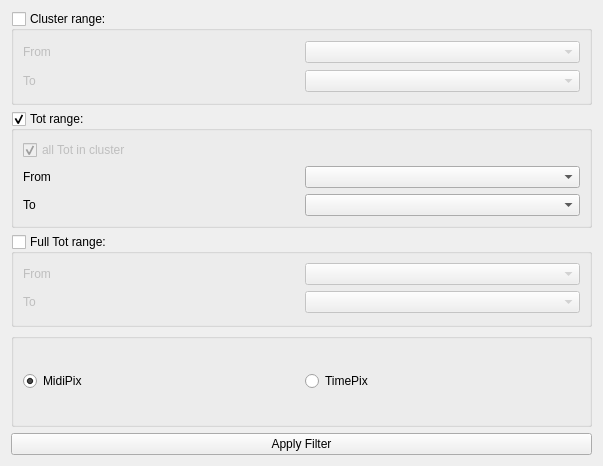
<?xml version="1.0" encoding="UTF-8"?>
<ui version="4.0">
 <class>ClogFilterPanel</class>
 <widget class="QWidget" name="ClogFilterPanel">
  <property name="geometry">
   <rect>
    <x>0</x>
    <y>0</y>
    <width>603</width>
    <height>466</height>
   </rect>
  </property>
  <property name="windowTitle">
   <string>Form</string>
  </property>
  <layout class="QVBoxLayout" name="verticalLayout">
   <item>
    <widget class="QGroupBox" name="clusterRangeGroup">
     <property name="toolTip">
      <string>&lt;html&gt;&lt;head/&gt;&lt;body&gt;&lt;p&gt;Enable/Disable cluster range (when &lt;span style=&quot; font-weight:600;&quot;&gt;Disabled&lt;/span&gt; - selected all range)&lt;/p&gt;&lt;/body&gt;&lt;/html&gt;</string>
     </property>
     <property name="title">
      <string>Cluster range:</string>
     </property>
     <property name="checkable">
      <bool>true</bool>
     </property>
     <property name="checked">
      <bool>false</bool>
     </property>
     <layout class="QGridLayout" name="gridLayout">
      <item row="2" column="1">
       <widget class="QComboBox" name="clusterRangeEnd"/>
      </item>
      <item row="1" column="0">
       <widget class="QLabel" name="label">
        <property name="text">
         <string>From</string>
        </property>
        <property name="alignment">
         <set>Qt::AlignLeading|Qt::AlignLeft|Qt::AlignVCenter</set>
        </property>
       </widget>
      </item>
      <item row="2" column="0">
       <widget class="QLabel" name="label_2">
        <property name="text">
         <string>To</string>
        </property>
        <property name="alignment">
         <set>Qt::AlignLeading|Qt::AlignLeft|Qt::AlignVCenter</set>
        </property>
       </widget>
      </item>
      <item row="1" column="1">
       <widget class="QComboBox" name="clusterRangeBegin"/>
      </item>
     </layout>
    </widget>
   </item>
   <item>
    <widget class="QGroupBox" name="totRangeGroup">
     <property name="toolTip">
      <string>&lt;html&gt;&lt;head/&gt;&lt;body&gt;&lt;p&gt;Enable/DisableTot range (when &lt;span style=&quot; font-weight:600;&quot;&gt;Disabled&lt;/span&gt; - selected all range)&lt;/p&gt;&lt;/body&gt;&lt;/html&gt;</string>
     </property>
     <property name="title">
      <string>Tot range:</string>
     </property>
     <property name="checkable">
      <bool>true</bool>
     </property>
     <property name="checked">
      <bool>true</bool>
     </property>
     <layout class="QGridLayout" name="gridLayout_2">
      <item row="1" column="1">
       <widget class="QComboBox" name="totRangeBegin"/>
      </item>
      <item row="1" column="0">
       <widget class="QLabel" name="label_3">
        <property name="text">
         <string>From</string>
        </property>
        <property name="alignment">
         <set>Qt::AlignLeading|Qt::AlignLeft|Qt::AlignVCenter</set>
        </property>
       </widget>
      </item>
      <item row="2" column="1">
       <widget class="QComboBox" name="totRangeEnd"/>
      </item>
      <item row="0" column="0" colspan="2">
       <widget class="QCheckBox" name="allTotInCluster">
        <property name="enabled">
         <bool>false</bool>
        </property>
        <property name="text">
         <string>all Tot in cluster</string>
        </property>
        <property name="checked">
         <bool>true</bool>
        </property>
       </widget>
      </item>
      <item row="2" column="0">
       <widget class="QLabel" name="label_4">
        <property name="text">
         <string>To</string>
        </property>
        <property name="alignment">
         <set>Qt::AlignLeading|Qt::AlignLeft|Qt::AlignVCenter</set>
        </property>
       </widget>
      </item>
     </layout>
    </widget>
   </item>
   <item>
    <widget class="QGroupBox" name="totRangeGroupFull">
     <property name="toolTip">
      <string>&lt;html&gt;&lt;head/&gt;&lt;body&gt;&lt;p&gt;Enable/DisableTot range (when &lt;span style=&quot; font-weight:600;&quot;&gt;Disabled&lt;/span&gt; - selected all range)&lt;/p&gt;&lt;/body&gt;&lt;/html&gt;</string>
     </property>
     <property name="title">
      <string>Full Tot range:</string>
     </property>
     <property name="checkable">
      <bool>true</bool>
     </property>
     <property name="checked">
      <bool>false</bool>
     </property>
     <layout class="QGridLayout" name="gridLayout_3">
      <item row="0" column="0">
       <widget class="QLabel" name="label_5">
        <property name="text">
         <string>From</string>
        </property>
        <property name="alignment">
         <set>Qt::AlignLeading|Qt::AlignLeft|Qt::AlignVCenter</set>
        </property>
       </widget>
      </item>
      <item row="0" column="1">
       <widget class="QComboBox" name="totRangeBeginFull"/>
      </item>
      <item row="1" column="1">
       <widget class="QComboBox" name="totRangeEndFull"/>
      </item>
      <item row="1" column="0">
       <widget class="QLabel" name="label_6">
        <property name="text">
         <string>To</string>
        </property>
        <property name="alignment">
         <set>Qt::AlignLeading|Qt::AlignLeft|Qt::AlignVCenter</set>
        </property>
       </widget>
      </item>
     </layout>
    </widget>
   </item>
   <item>
    <widget class="QGroupBox" name="pixGroup">
     <property name="title">
      <string/>
     </property>
     <layout class="QHBoxLayout" name="horizontalLayout">
      <item>
       <widget class="QRadioButton" name="midiPixRadioButton">
        <property name="toolTip">
         <string>MidiPix filter</string>
        </property>
        <property name="text">
         <string>MidiPix</string>
        </property>
        <property name="checked">
         <bool>true</bool>
        </property>
       </widget>
      </item>
      <item>
       <widget class="QRadioButton" name="timePixRadioButton">
        <property name="enabled">
         <bool>true</bool>
        </property>
        <property name="toolTip">
         <string>TImePix filter</string>
        </property>
        <property name="text">
         <string>TimePix</string>
        </property>
       </widget>
      </item>
     </layout>
    </widget>
   </item>
   <item>
    <widget class="QPushButton" name="apply">
     <property name="toolTip">
      <string>Apply filter (Enter)</string>
     </property>
     <property name="text">
      <string>Apply Filter</string>
     </property>
    </widget>
   </item>
  </layout>
 </widget>
 <tabstops>
  <tabstop>clusterRangeGroup</tabstop>
  <tabstop>totRangeGroup</tabstop>
  <tabstop>midiPixRadioButton</tabstop>
  <tabstop>timePixRadioButton</tabstop>
  <tabstop>apply</tabstop>
 </tabstops>
 <resources/>
 <connections/>
</ui>
